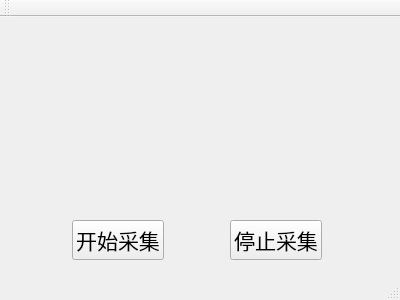
<?xml version="1.0" encoding="UTF-8"?>
<ui version="4.0">
 <class>MainWindow</class>
 <widget class="QMainWindow" name="MainWindow">
  <property name="geometry">
   <rect>
    <x>0</x>
    <y>0</y>
    <width>400</width>
    <height>300</height>
   </rect>
  </property>
  <property name="font">
   <font>
    <family>Times New Roman</family>
    <pointsize>16</pointsize>
   </font>
  </property>
  <property name="windowTitle">
   <string>MainWindow</string>
  </property>
  <widget class="QWidget" name="centralWidget">
   <layout class="QGridLayout" name="gridLayout">
    <item row="0" column="2" rowspan="2">
     <spacer name="verticalSpacer">
      <property name="orientation">
       <enum>Qt::Vertical</enum>
      </property>
      <property name="sizeHint" stdset="0">
       <size>
        <width>20</width>
        <height>175</height>
       </size>
      </property>
     </spacer>
    </item>
    <item row="0" column="4">
     <widget class="QLabel" name="label">
      <property name="enabled">
       <bool>true</bool>
      </property>
      <property name="font">
       <font>
        <family>Times New Roman</family>
        <pointsize>16</pointsize>
       </font>
      </property>
      <property name="text">
       <string/>
      </property>
     </widget>
    </item>
    <item row="1" column="4">
     <spacer name="verticalSpacer_2">
      <property name="orientation">
       <enum>Qt::Vertical</enum>
      </property>
      <property name="sizeHint" stdset="0">
       <size>
        <width>20</width>
        <height>153</height>
       </size>
      </property>
     </spacer>
    </item>
    <item row="2" column="0">
     <spacer name="horizontalSpacer">
      <property name="orientation">
       <enum>Qt::Horizontal</enum>
      </property>
      <property name="sizeHint" stdset="0">
       <size>
        <width>52</width>
        <height>20</height>
       </size>
      </property>
     </spacer>
    </item>
    <item row="2" column="1">
     <widget class="QPushButton" name="pushButtonStart">
      <property name="text">
       <string>开始采集</string>
      </property>
     </widget>
    </item>
    <item row="2" column="2">
     <spacer name="horizontalSpacer_2">
      <property name="orientation">
       <enum>Qt::Horizontal</enum>
      </property>
      <property name="sizeHint" stdset="0">
       <size>
        <width>51</width>
        <height>20</height>
       </size>
      </property>
     </spacer>
    </item>
    <item row="2" column="3">
     <widget class="QPushButton" name="pushButtonStop">
      <property name="text">
       <string>停止采集</string>
      </property>
     </widget>
    </item>
    <item row="2" column="4">
     <spacer name="horizontalSpacer_3">
      <property name="orientation">
       <enum>Qt::Horizontal</enum>
      </property>
      <property name="sizeHint" stdset="0">
       <size>
        <width>52</width>
        <height>20</height>
       </size>
      </property>
     </spacer>
    </item>
   </layout>
  </widget>
  <widget class="QMenuBar" name="menuBar">
   <property name="geometry">
    <rect>
     <x>0</x>
     <y>0</y>
     <width>400</width>
     <height>37</height>
    </rect>
   </property>
  </widget>
  <widget class="QToolBar" name="mainToolBar">
   <attribute name="toolBarArea">
    <enum>TopToolBarArea</enum>
   </attribute>
   <attribute name="toolBarBreak">
    <bool>false</bool>
   </attribute>
  </widget>
  <widget class="QStatusBar" name="statusBar"/>
 </widget>
 <layoutdefault spacing="6" margin="11"/>
 <resources/>
 <connections/>
</ui>
